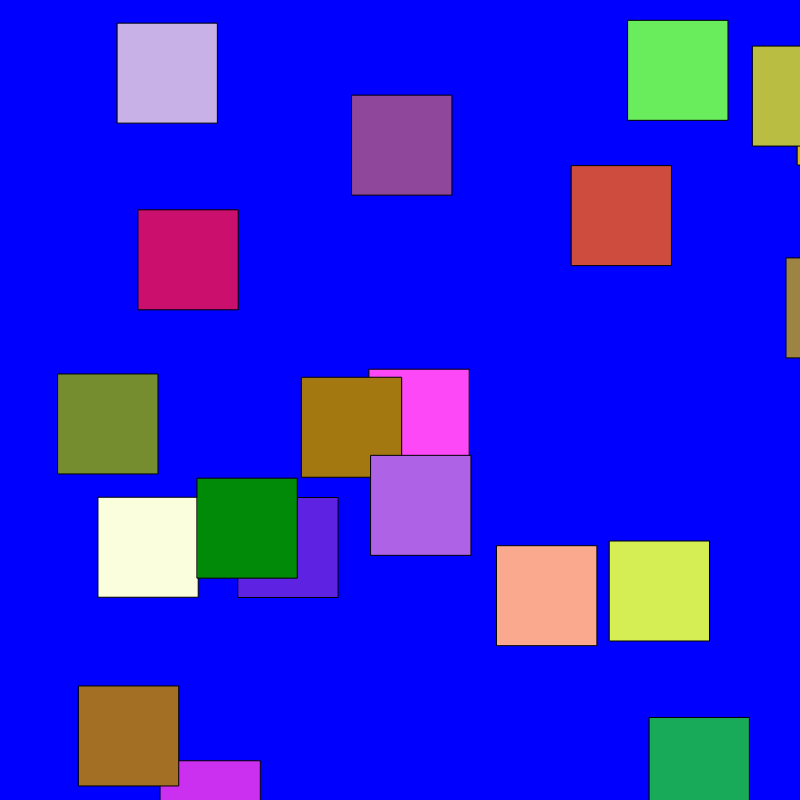
Frame 1 (no input)
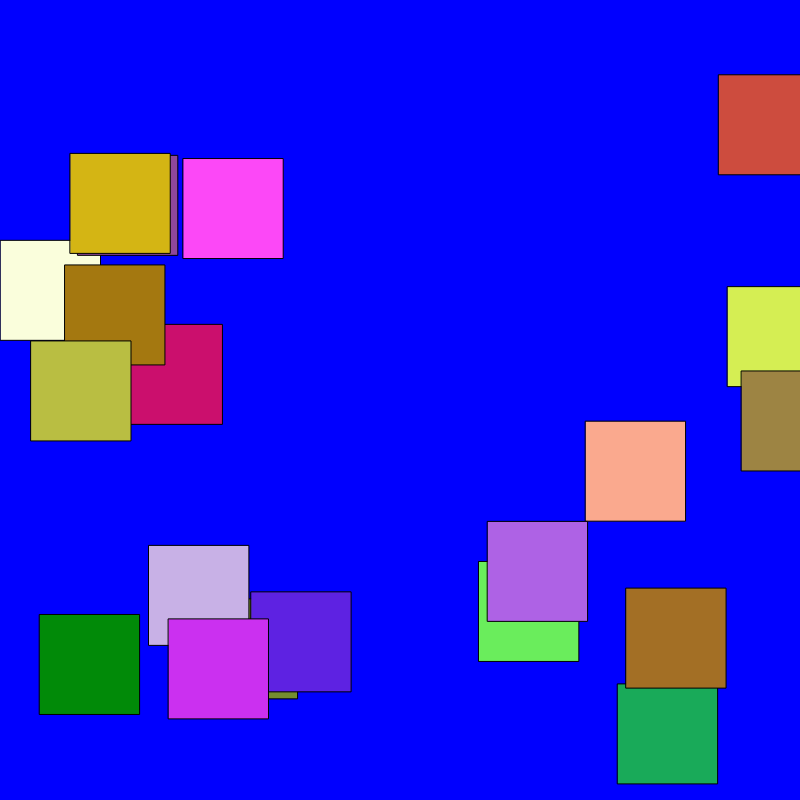
Frame 60 (no input)
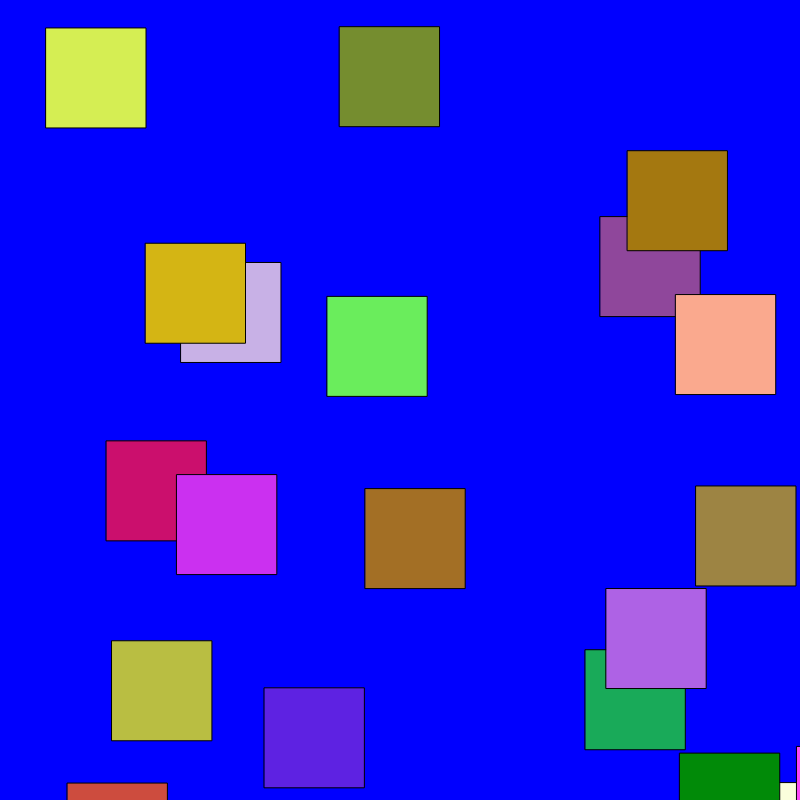
Frame 120 (the mouse pressed at the canvas centre since frame 60)

The p5.js sketch that drew these frames (run headless with seeded random() and noise() and a simulated clock; from frame 60 on, the mouse is pressed at the canvas centre):

// p5.js sketch
// ── sketch.js
var cars = [];


function setup() {
  // put setup code here
  createCanvas(800, 800);

  for (var i = 0; i < 20; i++) {
    cars.push(new Car());
  }
}

function draw() {
  // put drawing code here
  background("blue");

for (var i = 0; i < cars.length; i++) {
  cars[i].display();
  cars[i].drive();
}


}

//our Car class
function Car() {
  //attributes
  this.pos = createVector(random(width), random(height));
  this.vel = createVector(random(-5, 5), random(-5, 5));
  this.r = random(255);
  this.g = random(255);
  this.b = random(255);

  //methods
  this.display = function() {
    fill(this.r, this.g, this.b);
    rect(this.pos.x, this.pos.y, 100, 100);
  }

  this.drive = function() {
    this.pos.add(this.vel);
    if (this.pos.x > width) this.pos.x = 0;
    if (this.pos.x < 0) this.pos.x = width;
    if (this.pos.y > height) this.pos.y = 0;
    if (this.pos.y < 0) this.pos.y = height;
  }


}
